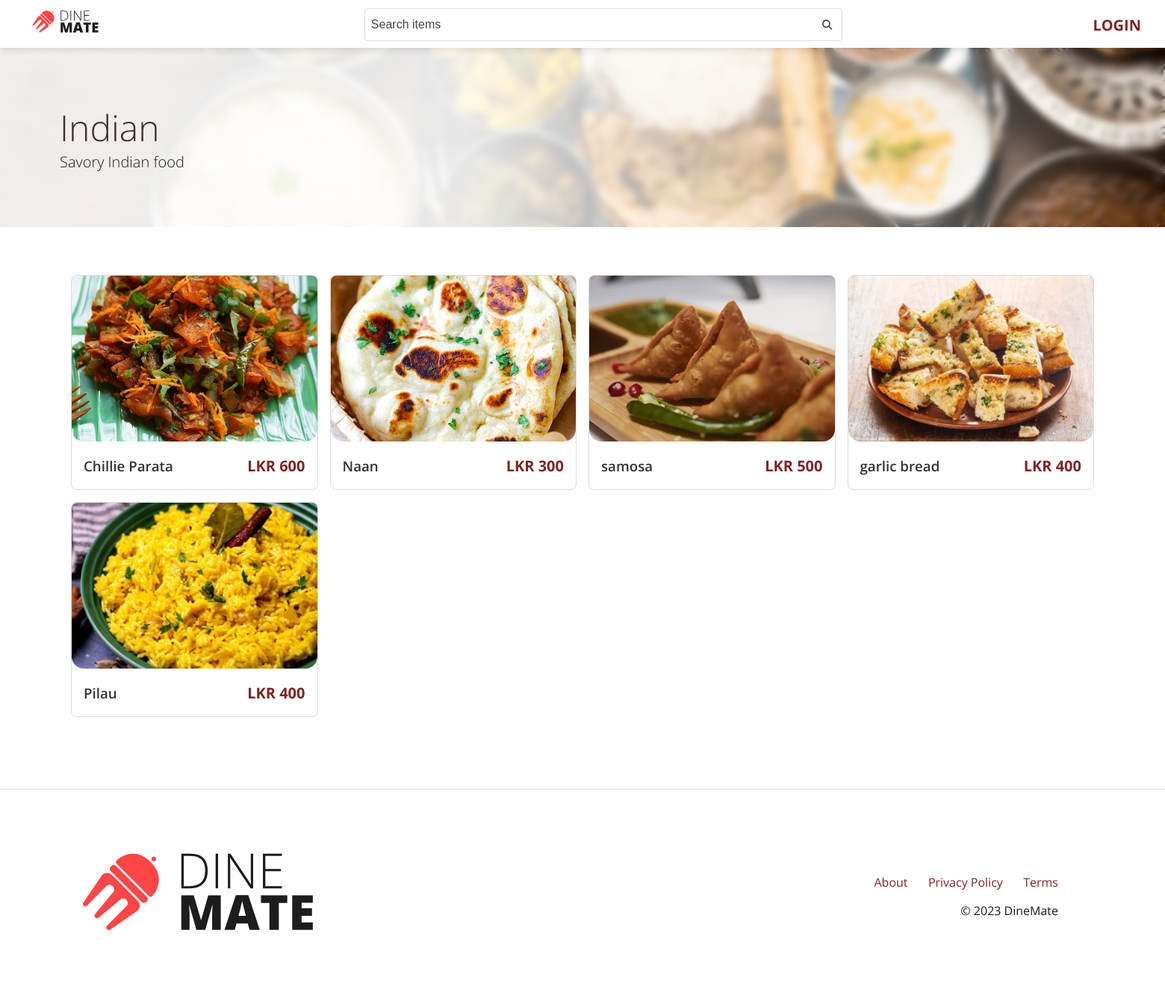
/menu/id/1, run on the app's committed database.
### tables this page shows
CREATE TABLE `menus`
(
    `menu_id`     int(11)      NOT NULL,
    `menu_name`   varchar(255) NOT NULL,
    `description` varchar(200) NOT NULL,
    `start_time`  time                  DEFAULT NULL,
    `end_time`    time                  DEFAULT NULL,
    `image_url`   varchar(200)          DEFAULT NULL,
    `all_day`     tinyint(1)   NOT NULL DEFAULT 0
);

CREATE TABLE `dishes`
(
    `dish_id`       int(11)      NOT NULL,
    `dish_name`     varchar(255) NOT NULL,
    `net_price`     float        NOT NULL,
    `selling_price` float        NOT NULL,
    `description`   varchar(500) NOT NULL,
    `prep_time`     int(11)      NOT NULL,
    `image_url`     varchar(200) DEFAULT NULL
);

### app/core/Controller.php (called while the page is built, shortened)
<?php
trait Controller
{
    public function view(string $view, array $data = []): void
    {
        $filename = "../app/views/" . $view . ".view.php";
        require $filename;
    }
}

### app/core/App.php (called while the page is built, shortened)
<?php
class App
{
    private mixed $module = "";
    private mixed $controller = "home";
    private string $method = "index";
    function __construct()
    {
        $url = $this->splitUrl();
        $controllerPath = "../app/controllers/";
        $path = $controllerPath;
        $path .= ucfirst($url[0] ?? $this->controller) . ".php";
        if (isset($url[0])) {
            if (file_exists($path)) {
                $this->controller = $url[0];
                unset($url[0]);
            } else {
                $this->controller = null;
            }
        }
        if ($this->controller) {
            if ($this->module) {
                $this->controller = "controllers\\" . $this->module . "\\" . $this->controller;
            } else {
                $this->controller = "controllers\\" . $this->controller;
            }
            $this->controller = new $this->controller;
            if (isset($url[1])) {
                if (method_exists($this->controller, $url[1])) {
                    $this->method = $url[1];
                    unset($url[1]);
                } else {
                    $this->controller = null;
                }
            }
        } else {
            $this->controller = null;
        }
        $this->params = $url ? array_values($url) : [];
        call_user_func_array([$this->controller, $this->method], $this->params);
    }
    private function splitUrl(): array
    {
        if (isset($_GET["url"])) {
            return explode("/", filter_var(rtrim($_GET["url"], "/"), FILTER_SANITIZE_URL));
        } else {
            return [];
        }
    }
}

### public/index.php (called while the page is built, shortened)
<?php
$app = new App();

### app/core/Database.php (called while the page is built, shortened)
<?php
trait Database
{
    protected string $query = "";
    protected array $data = [];
    private ?PDO $db = null;
    public function fetchAll(): array
    {
        return $this->execute()->fetchAll();
    }
    public function execute(): PDOStatement
    {
        try {
            $statement = $this->prepare($this->query);
            $statement->execute($this->data);
            $this->query = "";
            $this->data = [];
            return $statement;
        } catch (PDOException $e) {
            die($e->getMessage());
        }
    }
    protected function prepare(string $query): PDOStatement
    {
        try {
            return $this->db->prepare($query);
        } catch (Exception $e) {
            die($e->getMessage());
        }
    }
    private function connect(): void
    {
        try {
            $connection_string = "mysql:hostname=" . DB_HOST . ";dbname=" . DB_NAME;
            $this->db = new PDO($connection_string, DB_USER, DB_PASS, [
                PDO::ATTR_ERRMODE => PDO::ERRMODE_EXCEPTION,
                PDO::ATTR_DEFAULT_FETCH_MODE => PDO::FETCH_OBJ
            ]);
        } catch (PDOException $e) {
            die($e->getMessage());
        }
    }
    public function fetch(): object|false
    {
        return $this->execute()->fetch();
    }
}

### app/models/Menu.php (called while the page is built, shortened)
<?php
class Menu extends Model
{
    public function getMenu($menu_id): object|bool
    {
        return $this->select()->where("menu_id", $menu_id)->fetch();
    }
}

### app/core/Model.php (called while the page is built, shortened)
<?php
class Model
{
    protected string $table = "";
    public function select(array|string $column_list = "*"): Model
    {
        if (is_array($column_list)) {
            for ($i = 0; $i < count($column_list); $i++) {
                if (!str_contains($column_list[$i], ".")) {
                    $column_list[$i] = $this->table . "." . $column_list[$i];
                }
            }
            $column_list = implode(", ", $column_list);
        } else {
            if (!str_contains($column_list, ".")) {
                $column_list = $this->table . "." . $column_list;
            }
        }
        return $this;
    }
    public function where(string $column, string $value, string $operator = "="): Model
    {
        return $this;
    }
    public function limit(int $limit): Model
    {
        return $this;
    }
    public function offset(int $offset): Model
    {
        return $this;
    }
}

### app/models/Dish.php (called while the page is built, shortened)
<?php
class Dish extends Model
{
    public function __construct()
    {
        $this->table = "dishes";
    }
    public function getDishById($id): bool|object
    {
        return $this->select()->where("dish_id", $id)->fetch();
    }
}

### app/models/MenuDishes.php (called while the page is built, shortened)
<?php
class MenuDishes extends Model
{
    public function getMenuDishes(int $menu_id, int $num = 100, int $offset = 0): array
    {
        $d = new Dish();
        $records = $this->select()->where('menu_id', $menu_id)->limit($num)->offset($offset)->fetchAll();
        $menu_dishes = array();
        foreach ($records as $r) {
            if ($r->menu_id == $menu_id) {
                $menu_dishes[] = $d->getDishById($r->dish_id);
            }
        }
        return $menu_dishes;
    }
}

### app/components/MenuCard.php (the view, shortened to what this page needs)
<?php
class MenuCard
{
    protected int $id;
    protected string $name;
    public string|null $image_url;
    protected string $new_price;
    public function __construct(object $dish)
    {
        $this->id = $dish->dish_id;
        $this->name = $dish->dish_name;
        $this->image_url = $dish->image_url ?? null;
        $this->old_price = $dish->old_price ?? null;
        $this->new_price = $dish->selling_price;
    }
    private function inCart(): bool
    {
        if (isset($_SESSION['user'])) {
            return (new Cart)->getQty($_SESSION['user']->user_id, $this->id);
        } else {
            return false;
        }
    }
    public function render(): void
    {
        echo $this->html();
    }
    public function html(): string
    {
        $html = "<div class='menu-item-card rounded-sm'>";
        $html .= "<a href='" . ROOT . "/dish/id/{$this->id}' class='card-link'>";
        $html .= "<div class='card-img-wrapper'>";
        $html .= "<img src=" . ASSETS . "/images/dishes/{$this->image_url} class='card-img' alt='{$this->name}'>";
        $html .= "</a></div>";
        $html .= "<button class='add-to-cart' data-id='{$this->id}' " . ($this->inCart() ? "disabled" : "") . ">";
        $html .= "<i class='fa-sharp fa-solid fa-cart-plus'></i>";
        $html .= "</button>";
        $html .= "<a href='" . ROOT . "/dish/id/{$this->id}' class='card-link'>";
        $html .= "<div class='card-body'>";
        $html .= "<h3 class='card-title'>{$this->name}</h2>";
        $html .= "<div class='card-prices'>";
        $html .= "<div class='card-price-new'>LKR {$this->new_price}</div>";
        $html .= "</div></div></a></div>";
        return $html;
    }
}

### app/views/menu.view.php (shortened to what this page needs)
<!DOCTYPE html>
<html lang="en">
<head>
    <?php use components\MenuCard;
    include VIEWS . "/partials/home/head.partial.php" ?>
</head>
<body class="body-min-vh-100">
<div class="wrapper">
    <?php include VIEWS . "/partials/home/navbar.partial.php" ?>
    <?php if (isset($menu)) : ?>
        <div class="banner mb-3">
            <img class="banner-bg-img"
                 src="<?php echo ASSETS . "/images/menus/" . $menu->image_url ?? ASSETS . '/images/home/banner.jpg' ?>"
                 alt="banner">
            <div class="banner-bg-gradient"></div>
            <div class="banner-text display-3">
                <h1 class="display-3"><?= $menu->menu_name ?></h1>
                <p class="lead"><?= $menu->description ?></p>
            </div>
        </div>
    <?php endif ?>
    <div class="container py-5">
        <div class='grid-lg-4 grid-md-2 grid-1 grid-gap-2'>
            <?php
            if (isset($menu_items) && sizeof($menu_items) > 0) : ?>
                <?php foreach ($menu_items as $menu_item) : ?>
                    <?php $menu_item->render(); ?>
                <?php endforeach; ?>
            <?php endif ?>
<?php include VIEWS . "/partials/home/footer.partial.php"; ?>
</body>
</html>

### public/assets/css/styles.css (style rules this page uses)
* { margin:0;padding:0;list-style:none;box-sizing:border-box }
.display-3 { font-size:3rem !important;font-weight:300 !important;color:#3a3131 }
.lead { font-size:1.25rem;font-weight:300;color:#1f1c1c }
.grid-1 { display:grid;grid-template-columns:repeat(1, 1fr) }
@media (min-width: 768px) { .grid-md-2 { display:grid;grid-template-columns:repeat(2, 1fr) } }
@media (min-width: 992px) { .grid-lg-4 { display:grid;grid-template-columns:repeat(4, 1fr) } }
.grid-gap-2 { grid-gap:16px }
.body-min-vh-100 { min-height:100vh;display:flex;flex-direction:column;justify-content:space-between }
.mb-3 { margin-bottom:1rem !important }
.py-5 { padding-top:3rem !important;padding-bottom:3rem !important }
.container { width:100%;padding-right:15px;padding-left:15px;margin-right:auto;margin-left:auto;max-width:1400px }
.rounded-sm { border-radius:.5rem }
.menu-item-card { position:relative;background-color:#fff;overflow:hidden;height:18rem;display:flex;flex-direction:column;transition:box-shadow .5s;border:1px solid #dadada }
.menu-item-card .card-img-wrapper { overflow:hidden;flex:1 0 auto;position:relative;border-radius:0 0 1rem 1rem }
.menu-item-card .card-img-wrapper .card-img { width:100%;object-fit:cover;height:100%;position:absolute;top:0;left:0 }
.menu-item-card .card-body { display:flex;flex-direction:row;justify-content:space-between;align-items:center;height:4rem;padding:.5rem 1rem }
.menu-item-card .card-body .card-title { font-weight:600;color:#3a3131;text-overflow:ellipsis }
.menu-item-card .card-body .card-prices { display:flex;flex-direction:column;align-items:end }
.menu-item-card .card-body .card-prices .card-price-new { font-size:1.25rem;font-weight:bold;color:#802323;white-space:nowrap }
body { font-family:"Open Sans",sans-serif;font-size:16px;color:#1f1c1c;background-color:#fff;overflow-x:hidden }
a { text-decoration:none }
.banner { position:relative;height:15rem }
.banner .banner-text { position:absolute;top:0;left:0;width:100%;height:100%;margin:auto;display:flex;flex-direction:column;justify-content:center;padding:0 5rem }
.banner .banner-bg-gradient { position:absolute;top:0;left:0;width:100%;height:100%;background:linear-gradient(to right, rgba(255, 255, 255, 0.9) 40%, rgba(255, 255, 255, 0) 100%);backdrop-filter:blur(5px) }
.banner .banner-bg-img { position:absolute;top:0;left:0;width:100%;height:100%;object-fit:cover }

### data on the page
menus: image_url (picture), menu_name "Indian", description "Savory Indian food"
dishes: image_url (picture), dish_name "Chillie Parata", selling_price "600"
dishes: image_url+dish_name (picture), dish_name "Naan", selling_price "300"
dishes: image_url+dish_name (picture), dish_name "samosa", selling_price "500"
dishes: image_url (picture), dish_name "garlic bread", selling_price "400"
dishes: image_url+dish_name (picture), dish_name "Pilau", selling_price "400"
